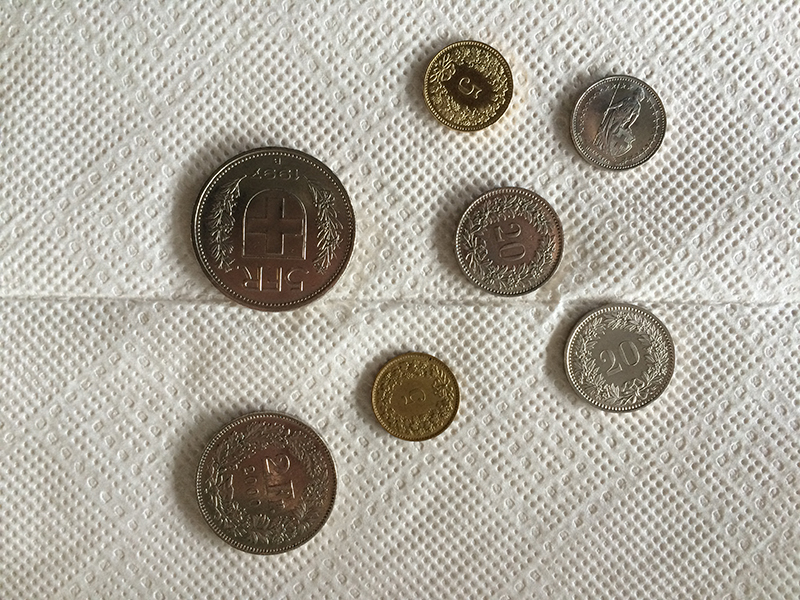
#> input picture Python/images/c4.jpg, 800 x 600 px
$ python v2.py
#> lines starting #> are read from the running program, lines starting #| are printed output that depends on the picture; long printed decimals are rounded
__author__ = 'michaelcaraccio'

import numpy as np
import cv2

img = cv2.imread('images/c4.jpg', 0)
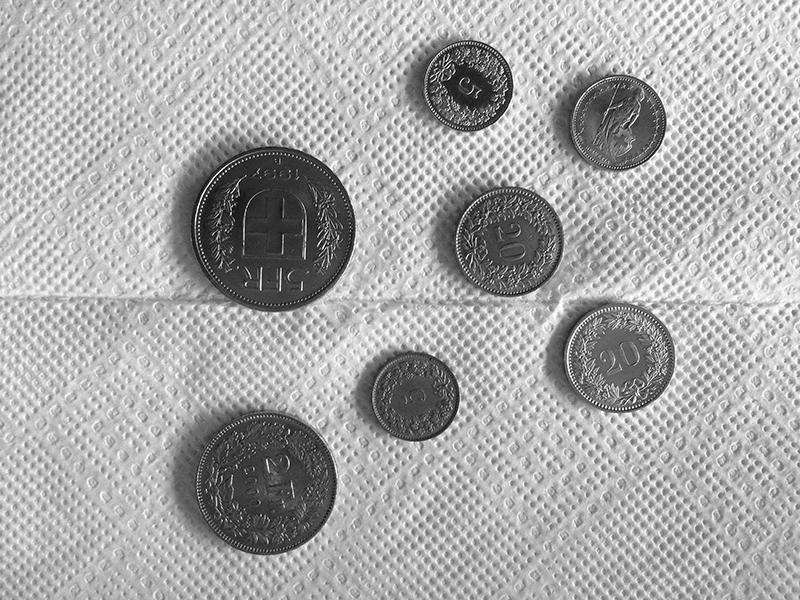
#> img: shape (600, 800); min 0, max 255, mean 168.9


cimg = cv2.cvtColor(img, cv2.COLOR_GRAY2BGR)

cimg = cv2.fastNlMeansDenoising(img,cimg,21,7,7)
#> cimg: shape (600, 800)

kernel = np.ones((3, 3), np.uint8)
#cimgG = cv2.morphologyEx(cimg, cv2.MORPH_RECT ,kernel, iterations=4)
cimgG = cv2.morphologyEx(cimg, cv2.MORPH_OPEN ,kernel, iterations=5)
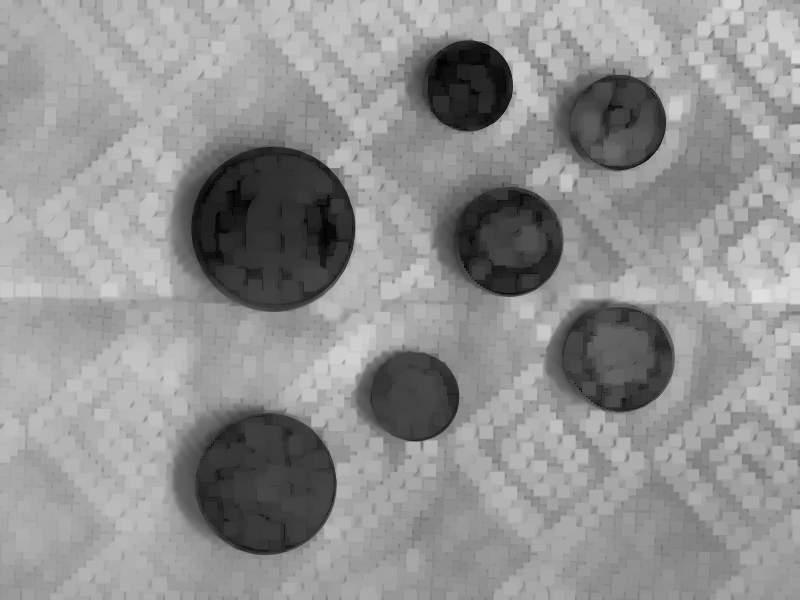
#> cimgG: shape (600, 800); min 0, max 224, mean 144.4

circles = cv2.HoughCircles(cimgG, cv2.HOUGH_GRADIENT, 1.5, 50, np.array([]), 100, 90, 20, 120)
#> circles = [[273.8, 228.8, 82.7], [266.2, 483.8, 71.3], [467.2, 84.75, 44.9], [507.8, 240.8, 54.5], [621.8, 357.8, 53.15], [617.2, 123.8, 49.7], [413.2, 395.2, 44.75]]

print(circles)
#| [[[273.75     228.75      82.7     ]
#|   [266.25     483.75      71.3     ]
#|   [467.25      84.75      44.9     ]
#|   [507.75     240.75      54.5     ]
#|   [621.75     357.75      53.15    ]
#|   [617.25     123.75      49.700]
#|   [413.25     395.25      44.75    ]]]

cimg_dst = cv2.cvtColor(cimgG , cv2.COLOR_GRAY2BGR)

for i in range(0, len(circles[0])):
    cv2.circle(cimg_dst, (circles[0][i][0], circles[0][i][1]), circles[0][i][2], (0, 0, 255), 1, cv2.LINE_AA)
    cv2.circle(cimg_dst, (circles[0][i][0], circles[0][i][1]), 2, (0, 255, 0), 3,cv2.LINE_AA)  # draw center of circle
#> this loop made 7 passes
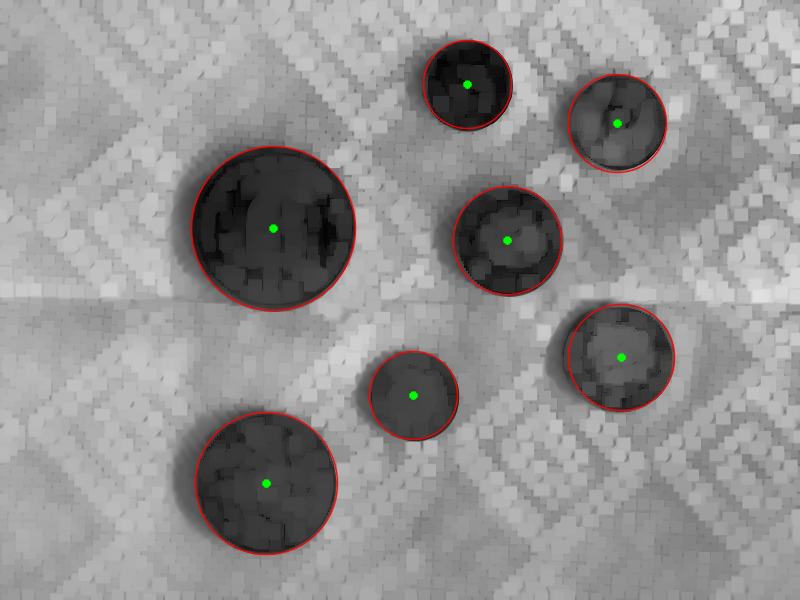
#> cimg_dst: shape (600, 800, 3); mean B, G, R 143.9, 144.1, 145.6

cv2.imwrite("images_finale.tif",cimg_dst)

cv2.imshow('cercles', cimg_dst)

cv2.waitKey(0)

$ run again, with Python/images/c1.jpg copied over Python/images/c4.jpg
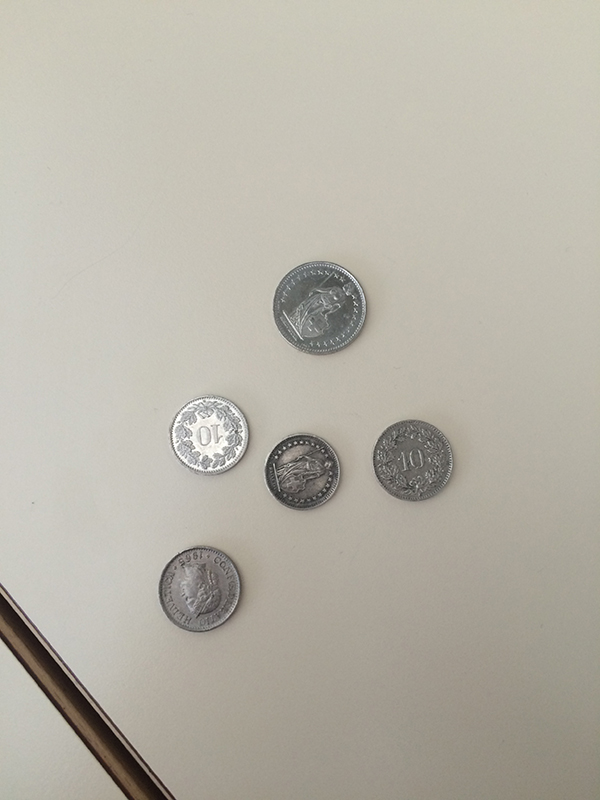
#> input picture Python/images/c1.jpg, 600 x 800 px
#> `cimgG = cv2.morphologyEx(cimg, cv2.MORPH_OPEN ,kernel, iterations=5)`:
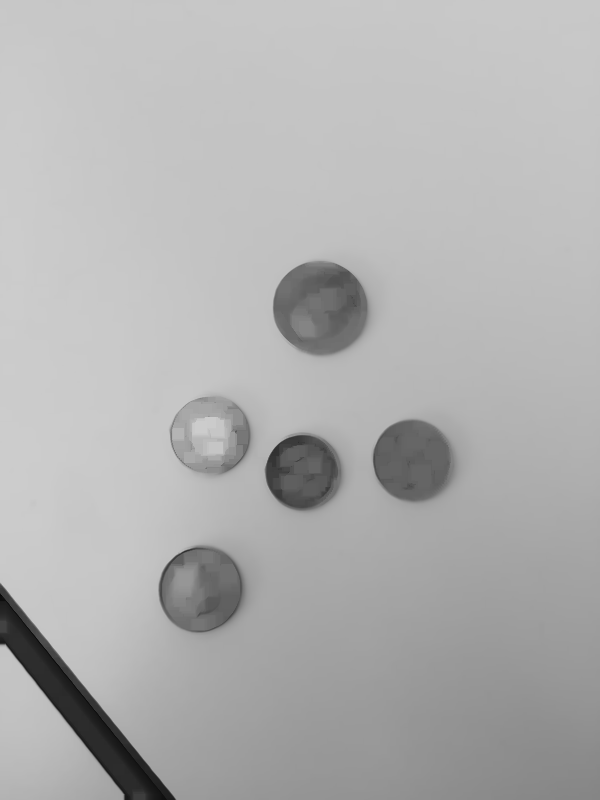
#> cimgG: shape (800, 600); min 9, max 204, mean 176.8
#> circles = [[210.8, 434.2, 39.65], [320.2, 306.8, 47], [413.2, 459.8, 41.3], [203.2, 590.2, 44.9], [302.2, 471.8, 36.5]]
#| [[[210.75 434.25  39.65]
#|   [320.25 306.75  47.  ]
#|   [413.25 459.75  41.3 ]
#|   [203.25 590.25  44.9 ]
#|   [302.25 471.75  36.5 ]]]
#> the loop `for i in range(0, len(circles[0])):` made 5 passes
#> after the loop `for i in range(0, len(circles[0])):`:
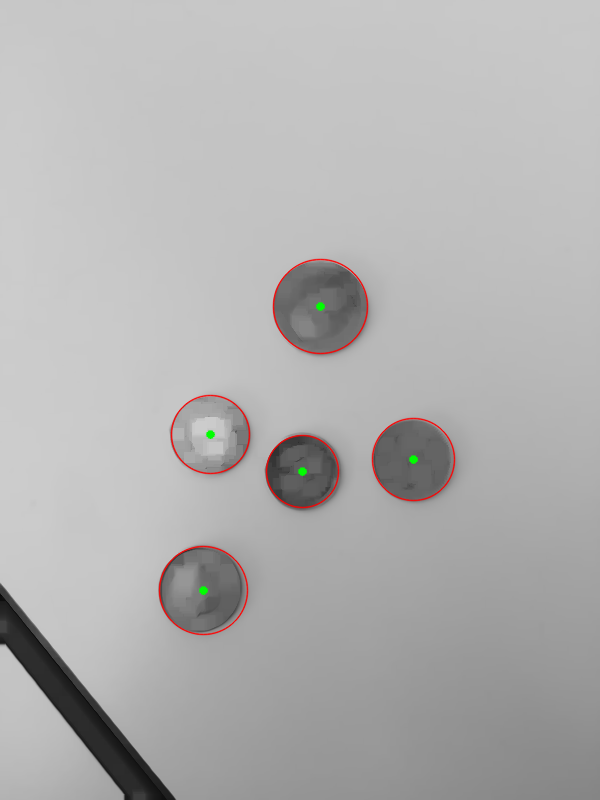
#> cimg_dst: shape (800, 600, 3); mean B, G, R 176.3, 176.4, 177.1

$ run again, with Python/images/c2.jpg copied over Python/images/c4.jpg
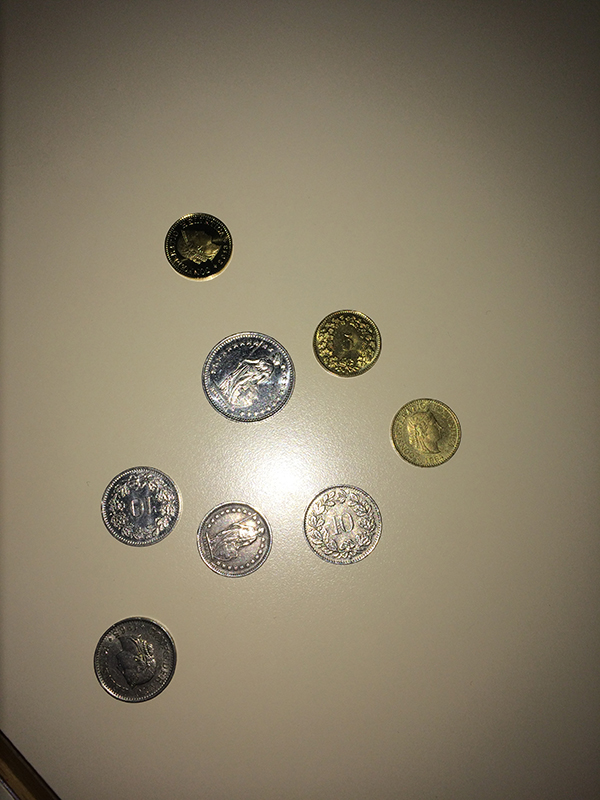
#> input picture Python/images/c2.jpg, 600 x 800 px
#> `cimgG = cv2.morphologyEx(cimg, cv2.MORPH_OPEN ,kernel, iterations=5)`:
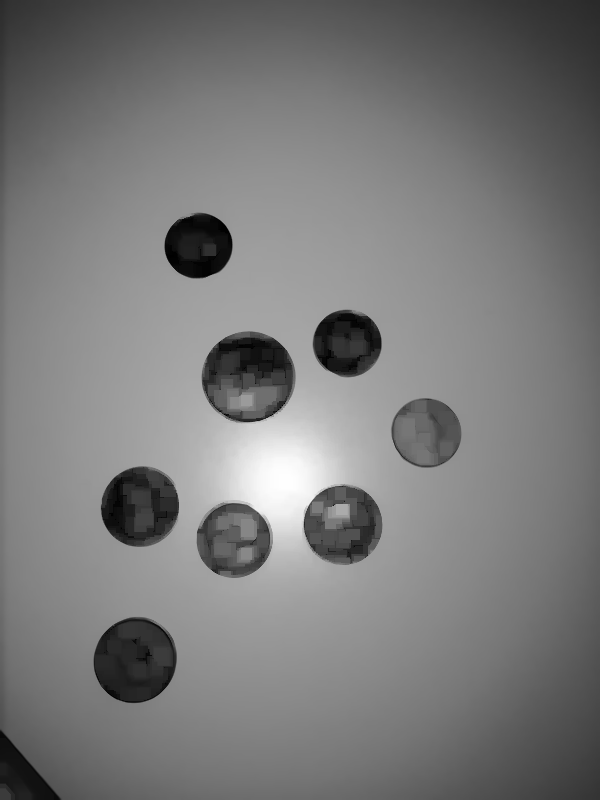
#> cimgG: shape (800, 600); min 0, max 254, mean 121.7
#> circles = [[342.8, 524.2, 39.65], [134.2, 660.8, 41.3], [246.8, 377.2, 44.75], [426.8, 432.8, 34.4], [138.8, 507.8, 38.3], [197.2, 245.2, 32.75], [234.8, 539.2, 38], [345.8, 342.8, 33.35]]
#| [[[342.75 524.25  39.65]
#|   [134.25 660.75  41.3 ]
#|   [246.75 377.25  44.75]
#|   [426.75 432.75  34.4 ]
#|   [138.75 507.75  38.3 ]
#|   [197.25 245.25  32.75]
#> (further printed lines are left out)
#> the loop `for i in range(0, len(circles[0])):` made 8 passes
#> after the loop `for i in range(0, len(circles[0])):`:
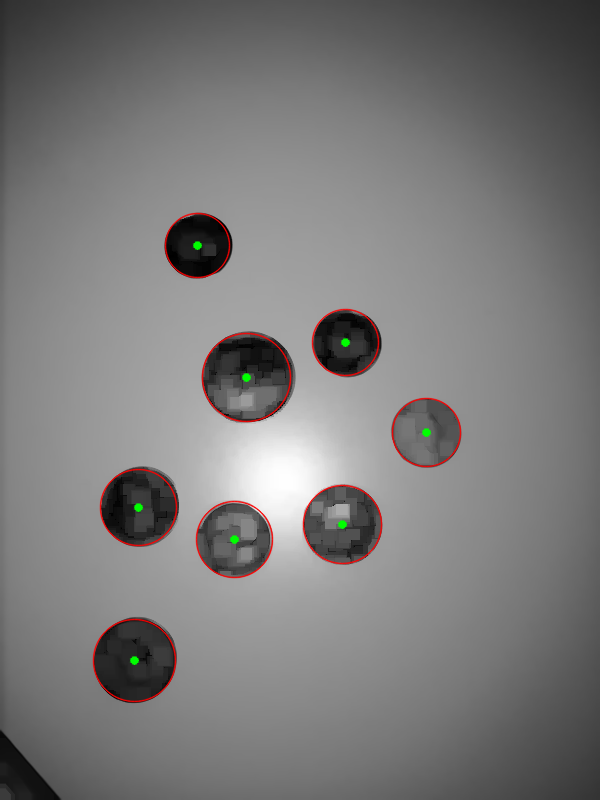
#> cimg_dst: shape (800, 600, 3); mean B, G, R 121.3, 121.5, 122.5

$ run again, with Python/images/c3.jpg copied over Python/images/c4.jpg
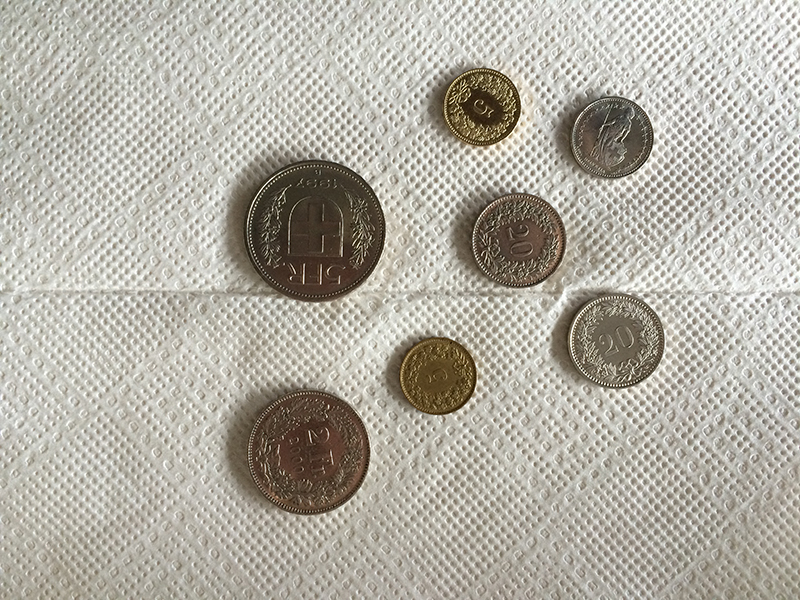
#> input picture Python/images/c3.jpg, 800 x 600 px
#> `cimgG = cv2.morphologyEx(cimg, cv2.MORPH_OPEN ,kernel, iterations=5)`:
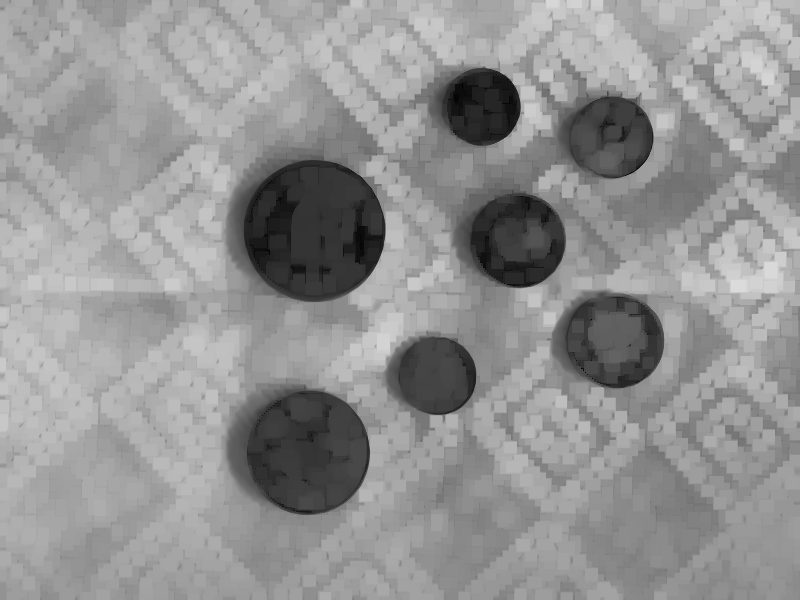
#> cimgG: shape (600, 800); min 0, max 219, mean 146.9
#> circles = [[314.2, 231.8, 69.65], [516.8, 240.8, 48.05], [308.2, 453.8, 61.4], [435.8, 375.8, 39.8], [618.8, 341.2, 44.9], [609.8, 137.2, 41.6], [482.2, 108.8, 36.65]]
#| [[[314.25     231.75      69.650]
#|   [516.75     240.75      48.050]
#|   [308.25     453.75      61.4     ]
#|   [435.75     375.75      39.8     ]
#|   [618.75     341.25      44.9     ]
#|   [609.75     137.25      41.6     ]
#> (further printed lines are left out)
#> the loop `for i in range(0, len(circles[0])):` made 7 passes
#> after the loop `for i in range(0, len(circles[0])):`:
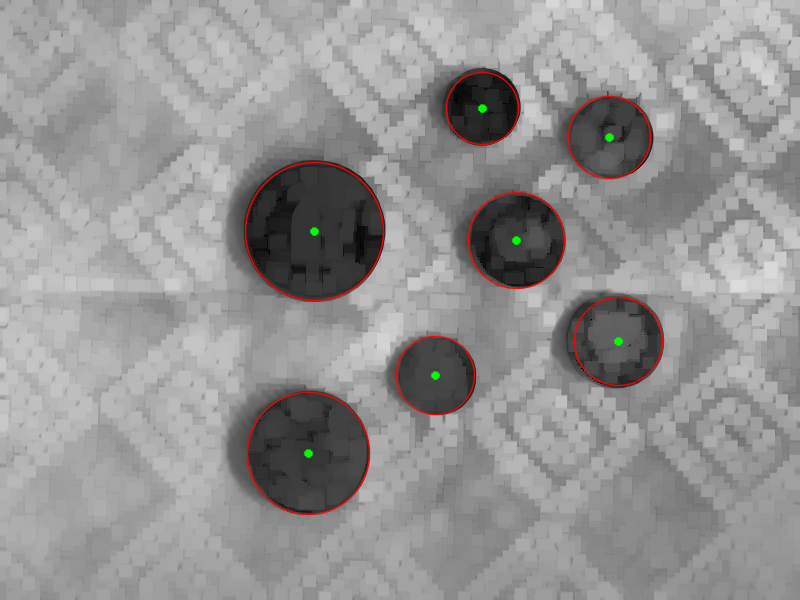
#> cimg_dst: shape (600, 800, 3); mean B, G, R 146.5, 146.7, 147.9
